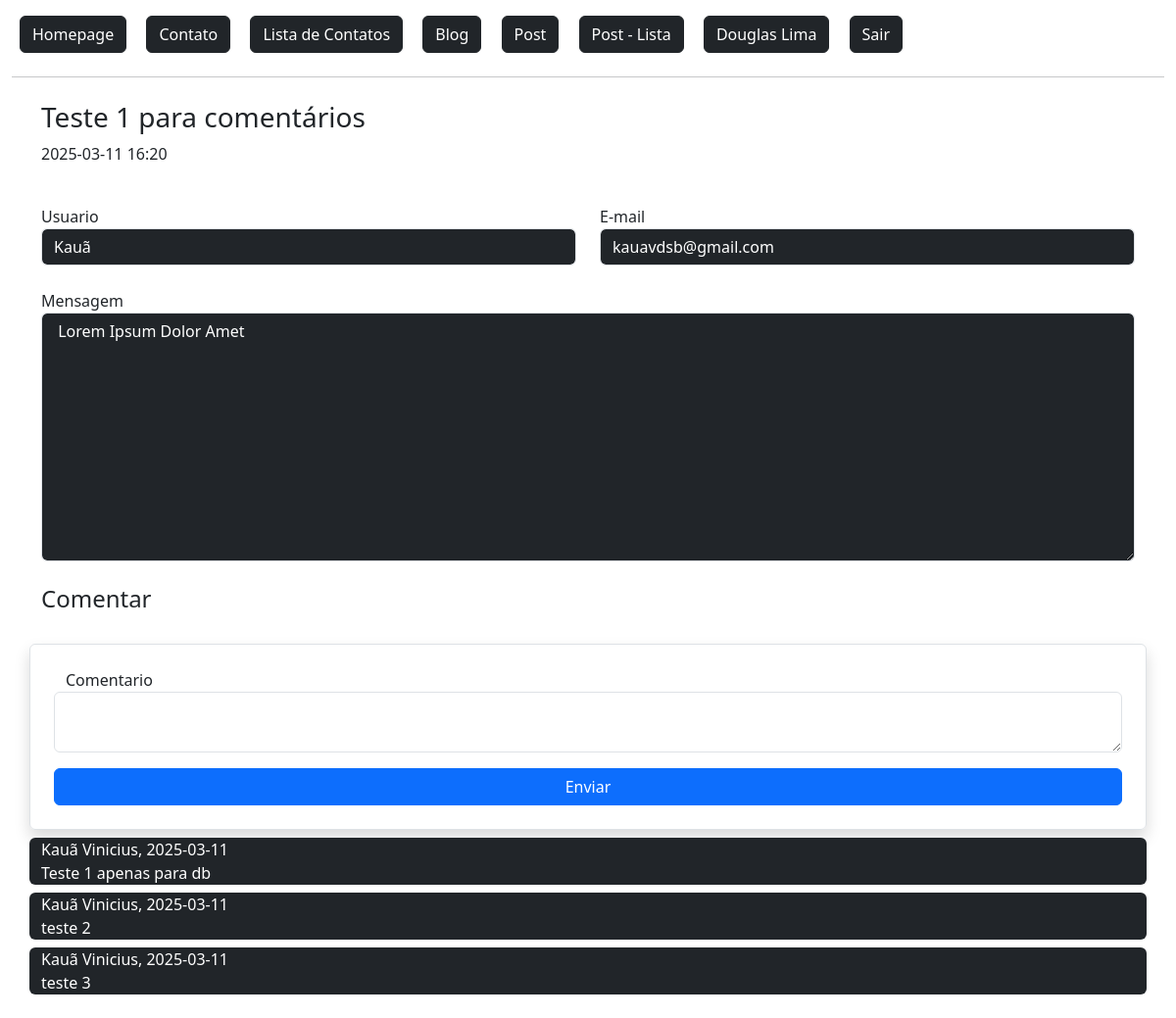
Screenshot of /post/1/ (signed in) with the database file from the repository.
### flaskLearn/models.py (models this page shows, shortened)
class User(db.Model, UserMixin):
    id = db.Column(db.Integer, primary_key=True)
    nome = db.Column(db.String, nullable=True)
    sobrenome = db.Column(db.String, nullable=True)
    email = db.Column(db.String, nullable=True)
    senha = db.Column(db.String, nullable=True)
    data_cadastro = db.Column(db.DateTime, default=datetime.now())
    posts = db.relationship('Post', backref='user', lazy=True) #É a tabela referenciada. (um usuario pode ter varios posts)
    post_comentarios = db.relationship('PostComentarios', backref='user', lazy=True) #É a tabela referenciada. (um usuario pode ter varios posts)

class Post(db.Model):
    id = db.Column(db.Integer, primary_key=True)
    data_criacao = db.Column(db.DateTime, default=datetime.now())
    titulo = db.Column(db.String, nullable=True)
    mensagem = db.Column(db.String, nullable=True)
    user_id = db.Column(db.Integer, db.ForeignKey('user.id'), nullable=True) #Tabela que referencia a tabela usuário
    comentarios = db.relationship('PostComentarios', backref='post', lazy=True) #É a tabela referenciada. (um usuario pode ter varios posts)
    def data_resumo(self):
        return str(self.data_criacao)[:16]

class PostComentarios(db.Model):
    id = db.Column(db.Integer, primary_key=True)
    data_criacao = db.Column(db.DateTime, default=datetime.now())
    comentario = db.Column(db.String, nullable=True)
    user_id = db.Column(db.Integer, db.ForeignKey('user.id'), nullable=True)
    post_id = db.Column(db.Integer, db.ForeignKey('post.id'), nullable=True)
    def data_resumo(self):
        return str(self.data_criacao)[:10]

### flaskLearn/routes.py (the view)
@app.route('/post/<int:id>/', methods=['GET', 'POST'])
@login_required                 # Exige login do usuário.
def postDetail(id):
    obj = Post.query.get(id)
    lenComentarios = len(obj.comentarios)
    form = PostComentariosForm()
    context = {
        'lenComentarios': lenComentarios
    }
    if form.validate_on_submit():
        form.save(current_user.id, id)
        return redirect(url_for('postDetail', id=id))
    return render_template('posts/post_detail.html', obj=obj, form=form, context=context)

### flaskLearn/forms.py (shortened to what this page needs)
class PostComentariosForm(FlaskForm):
    comentario = TextAreaField('Comentario', validators=[DataRequired()])
    btnSubmit = SubmitField('Enviar')

### flaskLearn/models.py (called while the page is built)
@login_manager.user_loader # Retorna sessao do usuario no controle de login
def load_user(user_id):
    return User.query.get(user_id)

### flaskLearn/templates/posts/post_detail.html (shortened to what this page needs)
{% extends 'baseTemplate/base.html' %}
{% block content %}
{% include 'baseTemplate/nav.html' %}
<div class="container mt-4">
    <div class="row">
        <h3>{{ obj.titulo }}</h3>
        <p>{{ obj.data_resumo() }}</p>
        <div class="col-md-6 mt-4">
            Usuario
            <input type="text" value="{{ obj.user.nome }}" class="form-control bg-dark text-white" readonly>
        </div>
        <div class="col-md-6 mt-4">
            E-mail
            <input type="text" value="{{ obj.user.email }}" class="form-control bg-dark text-white" readonly>
        </div>
        <div class="col-12 mt-4">
            Mensagem
            <textarea type="text" rows="10" class="form-control bg-dark text-white" readonly> {{ obj.mensagem }} </textarea>
        </div>
    </div>
    <div class="row mt-4">
        <h4>Comentar</h4>
    </div>
    <form action="" method="post" class="row mt-4 p-4 rounded border shadow">
        {{ form.comentario.label() }}
        {{ form.comentario(class="form-control") }}
        {{ form.btnSubmit(class="btn btn-primary col-12 mt-3")}}
    </form>
    <div class="row mb-4">
        {% for comentario in range(context.lenComentarios) %}
            <div class="col-12 bg-dark rounded text-white mt-2">
                {{ obj.comentarios[comentario].user.nome }} {{ obj.comentarios[comentario].user.sobrenome }}<span>, </span>
                 {{ obj.comentarios[comentario].data_resumo() }} <br>
                {{ obj.comentarios[comentario].comentario }}
            </div>
        {% endfor %}
    </div>
</div>
{% endblock %}

### flaskLearn/templates/baseTemplate/nav.html
<a href="{{url_for('homepage')}}" class="btn btn-dark m-2">
    Homepage
</a>
<a href="{{url_for('contato')}}" class="btn btn-dark m-2">
    Contato
</a>
<a href="{{url_for('contatoLista')}}" class="btn btn-dark m-2">
    Lista de Contatos
</a>
<a href="{{url_for('editorBlog')}}" class="btn btn-dark m-2">
    Blog
</a>
<a href="{{url_for('postNovo')}}" class="btn btn-dark m-2">
    Post
</a>
<a href="{{url_for('postLista')}}" class="btn btn-dark m-2">
    Post - Lista
</a>
{% if current_user.is_authenticated %}
    <a href="{{ url_for('dashboard') }}" class="btn btn-dark m-2">
        {{ current_user.nome }} {{ current_user.sobrenome }}
    </a>
    <a href="{{ url_for('logout') }}" class="btn btn-dark m-2">
        Sair
    </a>
{% else %}
    <a href="{{url_for('login')}}" class="btn btn-dark m-2">
        Login
    </a>
{% endif %}
<hr>

### rows the page displays
User: nome "Douglas", sobrenome "Lima"
Post: titulo "Teste 1 para comentários", data_resumo "2025-03-11 16:20", mensagem "Lorem Ipsum Dolor Amet"
User: user.nome "Kauã", user.email "kauavdsb@gmail.com", nome "Kauã" "Kauã" "Kauã", sobrenome "Vinicius" "Vinicius" "Vinicius"
PostComentarios: data_criacao "2025-03-11", comentario "Teste 1 apenas para db"
PostComentarios: data_criacao "2025-03-11", comentario "teste 2"
PostComentarios: data_criacao "2025-03-11", comentario "teste 3"
